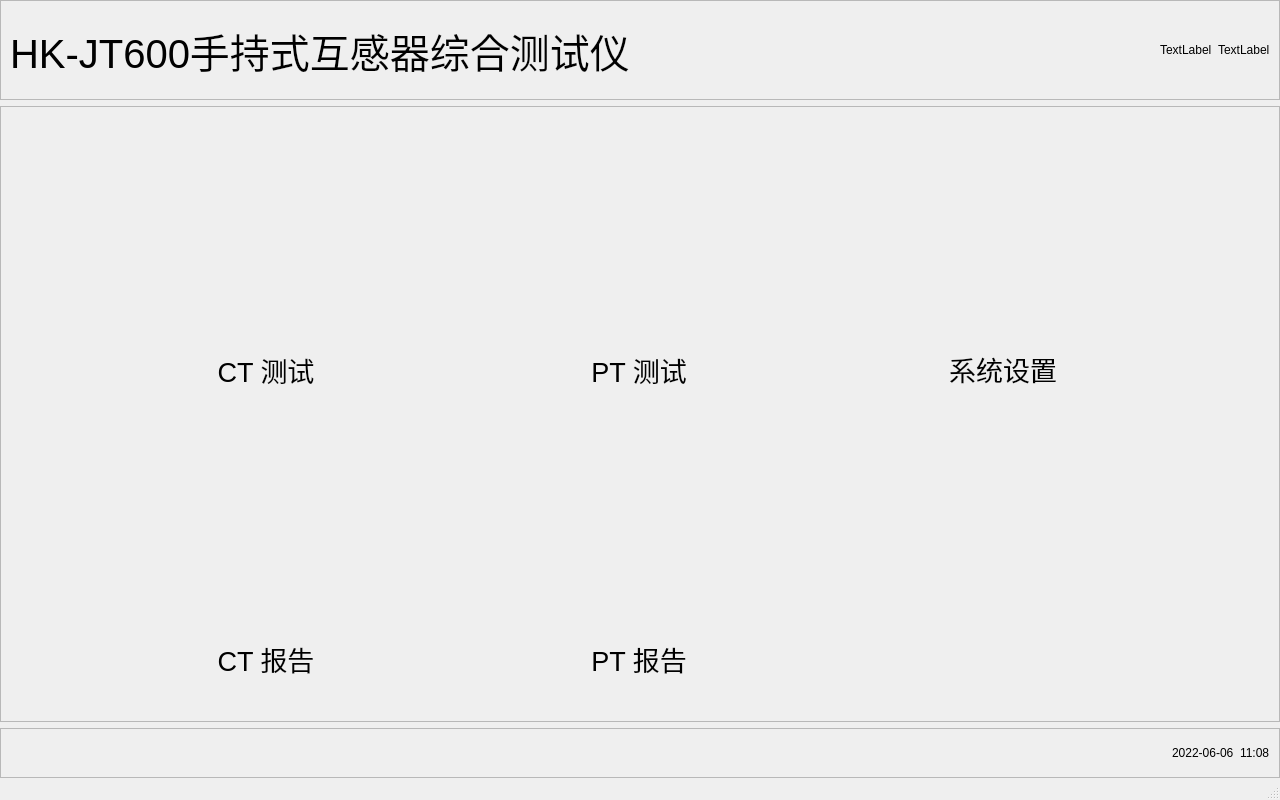
<?xml version="1.0" encoding="UTF-8"?>
<ui version="4.0">
 <class>MainWindow</class>
 <widget class="QMainWindow" name="MainWindow">
  <property name="geometry">
   <rect>
    <x>0</x>
    <y>0</y>
    <width>1280</width>
    <height>800</height>
   </rect>
  </property>
  <property name="sizePolicy">
   <sizepolicy hsizetype="Fixed" vsizetype="Fixed">
    <horstretch>0</horstretch>
    <verstretch>0</verstretch>
   </sizepolicy>
  </property>
  <property name="minimumSize">
   <size>
    <width>1280</width>
    <height>800</height>
   </size>
  </property>
  <property name="maximumSize">
   <size>
    <width>1280</width>
    <height>800</height>
   </size>
  </property>
  <property name="windowTitle">
   <string>MainWindow</string>
  </property>
  <property name="styleSheet">
   <string notr="true"/>
  </property>
  <widget class="QWidget" name="centralwidget">
   <layout class="QVBoxLayout" name="verticalLayout">
    <property name="leftMargin">
     <number>0</number>
    </property>
    <property name="topMargin">
     <number>0</number>
    </property>
    <property name="rightMargin">
     <number>0</number>
    </property>
    <property name="bottomMargin">
     <number>0</number>
    </property>
    <item>
     <widget class="QFrame" name="frame">
      <property name="maximumSize">
       <size>
        <width>16777215</width>
        <height>100</height>
       </size>
      </property>
      <property name="frameShape">
       <enum>QFrame::StyledPanel</enum>
      </property>
      <property name="frameShadow">
       <enum>QFrame::Raised</enum>
      </property>
      <layout class="QHBoxLayout" name="horizontalLayout">
       <item>
        <widget class="QLabel" name="label_4">
         <property name="font">
          <font>
           <pointsize>30</pointsize>
          </font>
         </property>
         <property name="text">
          <string>HK-JT600手持式互感器综合测试仪</string>
         </property>
        </widget>
       </item>
       <item>
        <spacer name="horizontalSpacer">
         <property name="orientation">
          <enum>Qt::Horizontal</enum>
         </property>
         <property name="sizeHint" stdset="0">
          <size>
           <width>474</width>
           <height>20</height>
          </size>
         </property>
        </spacer>
       </item>
       <item>
        <widget class="QLabel" name="label_5">
         <property name="text">
          <string>TextLabel</string>
         </property>
        </widget>
       </item>
       <item>
        <widget class="QLabel" name="label_6">
         <property name="text">
          <string>TextLabel</string>
         </property>
        </widget>
       </item>
      </layout>
     </widget>
    </item>
    <item>
     <widget class="QFrame" name="frame_2">
      <property name="frameShape">
       <enum>QFrame::StyledPanel</enum>
      </property>
      <property name="frameShadow">
       <enum>QFrame::Raised</enum>
      </property>
      <layout class="QGridLayout" name="gridLayout">
       <item row="0" column="0">
        <widget class="QFrame" name="frame_4">
         <property name="sizePolicy">
          <sizepolicy hsizetype="Fixed" vsizetype="Fixed">
           <horstretch>0</horstretch>
           <verstretch>0</verstretch>
          </sizepolicy>
         </property>
         <property name="minimumSize">
          <size>
           <width>220</width>
           <height>260</height>
          </size>
         </property>
         <property name="maximumSize">
          <size>
           <width>220</width>
           <height>260</height>
          </size>
         </property>
         <property name="frameShape">
          <enum>QFrame::NoFrame</enum>
         </property>
         <property name="frameShadow">
          <enum>QFrame::Raised</enum>
         </property>
         <layout class="QVBoxLayout" name="verticalLayout_2">
          <property name="spacing">
           <number>6</number>
          </property>
          <property name="leftMargin">
           <number>9</number>
          </property>
          <property name="topMargin">
           <number>9</number>
          </property>
          <property name="rightMargin">
           <number>0</number>
          </property>
          <property name="bottomMargin">
           <number>9</number>
          </property>
          <item>
           <widget class="QPushButton" name="m_buttonCTTest">
            <property name="sizePolicy">
             <sizepolicy hsizetype="Fixed" vsizetype="Fixed">
              <horstretch>0</horstretch>
              <verstretch>0</verstretch>
             </sizepolicy>
            </property>
            <property name="minimumSize">
             <size>
              <width>200</width>
              <height>200</height>
             </size>
            </property>
            <property name="maximumSize">
             <size>
              <width>200</width>
              <height>200</height>
             </size>
            </property>
            <property name="styleSheet">
             <string notr="true">QPushButton {
    background: transparent; /* or background-color: rgba(0,0,0,0); */
    border: none; /* remove default frame if desired */
}</string>
            </property>
            <property name="text">
             <string/>
            </property>
            <property name="icon">
             <iconset>
              <normaloff>../icons/CTTest.png</normaloff>../icons/CTTest.png</iconset>
            </property>
            <property name="iconSize">
             <size>
              <width>240</width>
              <height>240</height>
             </size>
            </property>
           </widget>
          </item>
          <item>
           <widget class="QLabel" name="label_3">
            <property name="minimumSize">
             <size>
              <width>200</width>
              <height>0</height>
             </size>
            </property>
            <property name="maximumSize">
             <size>
              <width>200</width>
              <height>16777215</height>
             </size>
            </property>
            <property name="font">
             <font>
              <pointsize>20</pointsize>
             </font>
            </property>
            <property name="styleSheet">
             <string notr="true">QLabel {
    background: transparent; /* or background-color: rgba(0,0,0,0); */
    border: none; /* remove default frame if desired */
}</string>
            </property>
            <property name="text">
             <string>CT 测试</string>
            </property>
            <property name="alignment">
             <set>Qt::AlignCenter</set>
            </property>
           </widget>
          </item>
         </layout>
        </widget>
       </item>
       <item row="0" column="1">
        <widget class="QFrame" name="frame_5">
         <property name="sizePolicy">
          <sizepolicy hsizetype="Fixed" vsizetype="Fixed">
           <horstretch>0</horstretch>
           <verstretch>0</verstretch>
          </sizepolicy>
         </property>
         <property name="minimumSize">
          <size>
           <width>220</width>
           <height>260</height>
          </size>
         </property>
         <property name="maximumSize">
          <size>
           <width>220</width>
           <height>260</height>
          </size>
         </property>
         <property name="frameShape">
          <enum>QFrame::NoFrame</enum>
         </property>
         <property name="frameShadow">
          <enum>QFrame::Raised</enum>
         </property>
         <layout class="QVBoxLayout" name="verticalLayout_3">
          <property name="spacing">
           <number>6</number>
          </property>
          <property name="leftMargin">
           <number>9</number>
          </property>
          <property name="topMargin">
           <number>9</number>
          </property>
          <property name="rightMargin">
           <number>0</number>
          </property>
          <property name="bottomMargin">
           <number>9</number>
          </property>
          <item>
           <widget class="QPushButton" name="pushButton_3">
            <property name="sizePolicy">
             <sizepolicy hsizetype="Fixed" vsizetype="Fixed">
              <horstretch>0</horstretch>
              <verstretch>0</verstretch>
             </sizepolicy>
            </property>
            <property name="minimumSize">
             <size>
              <width>200</width>
              <height>200</height>
             </size>
            </property>
            <property name="maximumSize">
             <size>
              <width>200</width>
              <height>200</height>
             </size>
            </property>
            <property name="styleSheet">
             <string notr="true">QPushButton {
    background: transparent; /* or background-color: rgba(0,0,0,0); */
    border: none; /* remove default frame if desired */
}</string>
            </property>
            <property name="text">
             <string/>
            </property>
            <property name="icon">
             <iconset>
              <normaloff>../icons/PTTest.png</normaloff>../icons/PTTest.png</iconset>
            </property>
            <property name="iconSize">
             <size>
              <width>240</width>
              <height>240</height>
             </size>
            </property>
           </widget>
          </item>
          <item>
           <widget class="QLabel" name="label_8">
            <property name="minimumSize">
             <size>
              <width>200</width>
              <height>0</height>
             </size>
            </property>
            <property name="maximumSize">
             <size>
              <width>200</width>
              <height>16777215</height>
             </size>
            </property>
            <property name="font">
             <font>
              <pointsize>20</pointsize>
             </font>
            </property>
            <property name="styleSheet">
             <string notr="true">QLabel {
    background: transparent; /* or background-color: rgba(0,0,0,0); */
    border: none; /* remove default frame if desired */
}</string>
            </property>
            <property name="text">
             <string>PT 测试</string>
            </property>
            <property name="alignment">
             <set>Qt::AlignCenter</set>
            </property>
           </widget>
          </item>
         </layout>
        </widget>
       </item>
       <item row="0" column="2">
        <widget class="QFrame" name="frame_7">
         <property name="sizePolicy">
          <sizepolicy hsizetype="Fixed" vsizetype="Fixed">
           <horstretch>0</horstretch>
           <verstretch>0</verstretch>
          </sizepolicy>
         </property>
         <property name="minimumSize">
          <size>
           <width>220</width>
           <height>260</height>
          </size>
         </property>
         <property name="maximumSize">
          <size>
           <width>220</width>
           <height>260</height>
          </size>
         </property>
         <property name="frameShape">
          <enum>QFrame::NoFrame</enum>
         </property>
         <property name="frameShadow">
          <enum>QFrame::Raised</enum>
         </property>
         <layout class="QVBoxLayout" name="verticalLayout_4">
          <property name="spacing">
           <number>0</number>
          </property>
          <property name="leftMargin">
           <number>0</number>
          </property>
          <property name="topMargin">
           <number>0</number>
          </property>
          <property name="rightMargin">
           <number>0</number>
          </property>
          <property name="bottomMargin">
           <number>0</number>
          </property>
          <item>
           <widget class="QPushButton" name="pushButton_4">
            <property name="sizePolicy">
             <sizepolicy hsizetype="Fixed" vsizetype="Fixed">
              <horstretch>0</horstretch>
              <verstretch>0</verstretch>
             </sizepolicy>
            </property>
            <property name="minimumSize">
             <size>
              <width>200</width>
              <height>200</height>
             </size>
            </property>
            <property name="maximumSize">
             <size>
              <width>200</width>
              <height>200</height>
             </size>
            </property>
            <property name="styleSheet">
             <string notr="true">QPushButton {
    background: transparent; /* or background-color: rgba(0,0,0,0); */
    border: none; /* remove default frame if desired */
}</string>
            </property>
            <property name="text">
             <string/>
            </property>
            <property name="icon">
             <iconset>
              <normaloff>../icons/Setting.png</normaloff>../icons/Setting.png</iconset>
            </property>
            <property name="iconSize">
             <size>
              <width>240</width>
              <height>240</height>
             </size>
            </property>
           </widget>
          </item>
          <item>
           <widget class="QLabel" name="label_9">
            <property name="minimumSize">
             <size>
              <width>200</width>
              <height>0</height>
             </size>
            </property>
            <property name="maximumSize">
             <size>
              <width>200</width>
              <height>16777215</height>
             </size>
            </property>
            <property name="font">
             <font>
              <pointsize>20</pointsize>
             </font>
            </property>
            <property name="styleSheet">
             <string notr="true">QLabel {
    background: transparent; /* or background-color: rgba(0,0,0,0); */
    border: none; /* remove default frame if desired */
}</string>
            </property>
            <property name="text">
             <string>系统设置</string>
            </property>
            <property name="alignment">
             <set>Qt::AlignCenter</set>
            </property>
           </widget>
          </item>
         </layout>
        </widget>
       </item>
       <item row="1" column="0">
        <widget class="QFrame" name="frame_8">
         <property name="sizePolicy">
          <sizepolicy hsizetype="Fixed" vsizetype="Fixed">
           <horstretch>0</horstretch>
           <verstretch>0</verstretch>
          </sizepolicy>
         </property>
         <property name="minimumSize">
          <size>
           <width>220</width>
           <height>260</height>
          </size>
         </property>
         <property name="maximumSize">
          <size>
           <width>220</width>
           <height>260</height>
          </size>
         </property>
         <property name="frameShape">
          <enum>QFrame::NoFrame</enum>
         </property>
         <property name="frameShadow">
          <enum>QFrame::Raised</enum>
         </property>
         <layout class="QVBoxLayout" name="verticalLayout_5">
          <property name="spacing">
           <number>6</number>
          </property>
          <property name="leftMargin">
           <number>9</number>
          </property>
          <property name="topMargin">
           <number>9</number>
          </property>
          <property name="rightMargin">
           <number>0</number>
          </property>
          <property name="bottomMargin">
           <number>9</number>
          </property>
          <item>
           <widget class="QPushButton" name="pushButton_5">
            <property name="sizePolicy">
             <sizepolicy hsizetype="Fixed" vsizetype="Fixed">
              <horstretch>0</horstretch>
              <verstretch>0</verstretch>
             </sizepolicy>
            </property>
            <property name="minimumSize">
             <size>
              <width>200</width>
              <height>200</height>
             </size>
            </property>
            <property name="maximumSize">
             <size>
              <width>200</width>
              <height>200</height>
             </size>
            </property>
            <property name="styleSheet">
             <string notr="true">QPushButton {
    background: transparent; /* or background-color: rgba(0,0,0,0); */
    border: none; /* remove default frame if desired */
}</string>
            </property>
            <property name="text">
             <string/>
            </property>
            <property name="icon">
             <iconset>
              <normaloff>../icons/CTReport.png</normaloff>../icons/CTReport.png</iconset>
            </property>
            <property name="iconSize">
             <size>
              <width>240</width>
              <height>240</height>
             </size>
            </property>
           </widget>
          </item>
          <item>
           <widget class="QLabel" name="label_10">
            <property name="minimumSize">
             <size>
              <width>200</width>
              <height>0</height>
             </size>
            </property>
            <property name="maximumSize">
             <size>
              <width>200</width>
              <height>16777215</height>
             </size>
            </property>
            <property name="font">
             <font>
              <pointsize>20</pointsize>
             </font>
            </property>
            <property name="styleSheet">
             <string notr="true">QLabel {
    background: transparent; /* or background-color: rgba(0,0,0,0); */
    border: none; /* remove default frame if desired */
}</string>
            </property>
            <property name="text">
             <string>CT 报告</string>
            </property>
            <property name="alignment">
             <set>Qt::AlignCenter</set>
            </property>
           </widget>
          </item>
         </layout>
        </widget>
       </item>
       <item row="1" column="1">
        <widget class="QFrame" name="frame_9">
         <property name="sizePolicy">
          <sizepolicy hsizetype="Fixed" vsizetype="Fixed">
           <horstretch>0</horstretch>
           <verstretch>0</verstretch>
          </sizepolicy>
         </property>
         <property name="minimumSize">
          <size>
           <width>220</width>
           <height>260</height>
          </size>
         </property>
         <property name="maximumSize">
          <size>
           <width>220</width>
           <height>260</height>
          </size>
         </property>
         <property name="frameShape">
          <enum>QFrame::NoFrame</enum>
         </property>
         <property name="frameShadow">
          <enum>QFrame::Raised</enum>
         </property>
         <layout class="QVBoxLayout" name="verticalLayout_6">
          <property name="spacing">
           <number>6</number>
          </property>
          <property name="leftMargin">
           <number>9</number>
          </property>
          <property name="topMargin">
           <number>9</number>
          </property>
          <property name="rightMargin">
           <number>0</number>
          </property>
          <property name="bottomMargin">
           <number>9</number>
          </property>
          <item>
           <widget class="QPushButton" name="pushButton_6">
            <property name="sizePolicy">
             <sizepolicy hsizetype="Fixed" vsizetype="Fixed">
              <horstretch>0</horstretch>
              <verstretch>0</verstretch>
             </sizepolicy>
            </property>
            <property name="minimumSize">
             <size>
              <width>200</width>
              <height>200</height>
             </size>
            </property>
            <property name="maximumSize">
             <size>
              <width>200</width>
              <height>200</height>
             </size>
            </property>
            <property name="styleSheet">
             <string notr="true">QPushButton {
    background: transparent; /* or background-color: rgba(0,0,0,0); */
    border: none; /* remove default frame if desired */
}</string>
            </property>
            <property name="text">
             <string/>
            </property>
            <property name="icon">
             <iconset>
              <normaloff>../icons/PTReport.png</normaloff>../icons/PTReport.png</iconset>
            </property>
            <property name="iconSize">
             <size>
              <width>240</width>
              <height>240</height>
             </size>
            </property>
           </widget>
          </item>
          <item>
           <widget class="QLabel" name="label_11">
            <property name="minimumSize">
             <size>
              <width>200</width>
              <height>0</height>
             </size>
            </property>
            <property name="maximumSize">
             <size>
              <width>200</width>
              <height>16777215</height>
             </size>
            </property>
            <property name="font">
             <font>
              <pointsize>20</pointsize>
             </font>
            </property>
            <property name="styleSheet">
             <string notr="true">QLabel {
    background: transparent; /* or background-color: rgba(0,0,0,0); */
    border: none; /* remove default frame if desired */
}</string>
            </property>
            <property name="text">
             <string>PT 报告</string>
            </property>
            <property name="alignment">
             <set>Qt::AlignCenter</set>
            </property>
           </widget>
          </item>
         </layout>
        </widget>
       </item>
      </layout>
     </widget>
    </item>
    <item>
     <widget class="QFrame" name="frame_3">
      <property name="maximumSize">
       <size>
        <width>16777215</width>
        <height>50</height>
       </size>
      </property>
      <property name="frameShape">
       <enum>QFrame::StyledPanel</enum>
      </property>
      <property name="frameShadow">
       <enum>QFrame::Raised</enum>
      </property>
      <layout class="QHBoxLayout" name="horizontalLayout_2">
       <item>
        <spacer name="horizontalSpacer_2">
         <property name="orientation">
          <enum>Qt::Horizontal</enum>
         </property>
         <property name="sizeHint" stdset="0">
          <size>
           <width>1112</width>
           <height>20</height>
          </size>
         </property>
        </spacer>
       </item>
       <item>
        <widget class="QLabel" name="label_7">
         <property name="text">
          <string>2022-06-06  11:08</string>
         </property>
        </widget>
       </item>
      </layout>
     </widget>
    </item>
   </layout>
  </widget>
  <widget class="QMenuBar" name="menubar">
   <property name="geometry">
    <rect>
     <x>0</x>
     <y>0</y>
     <width>1280</width>
     <height>22</height>
    </rect>
   </property>
  </widget>
  <widget class="QStatusBar" name="statusbar"/>
 </widget>
 <resources/>
 <connections/>
</ui>
